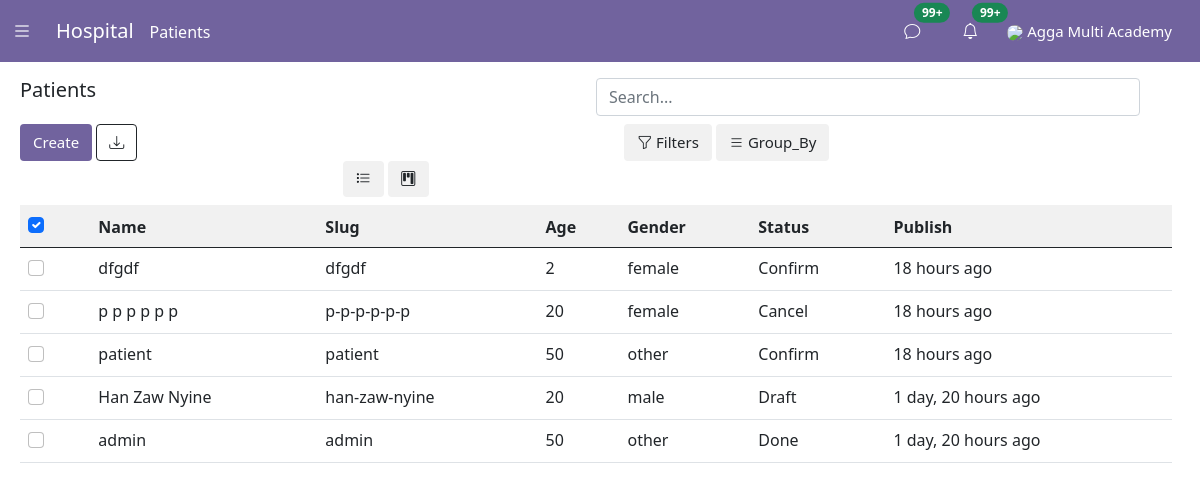
Before: / with the older database file.
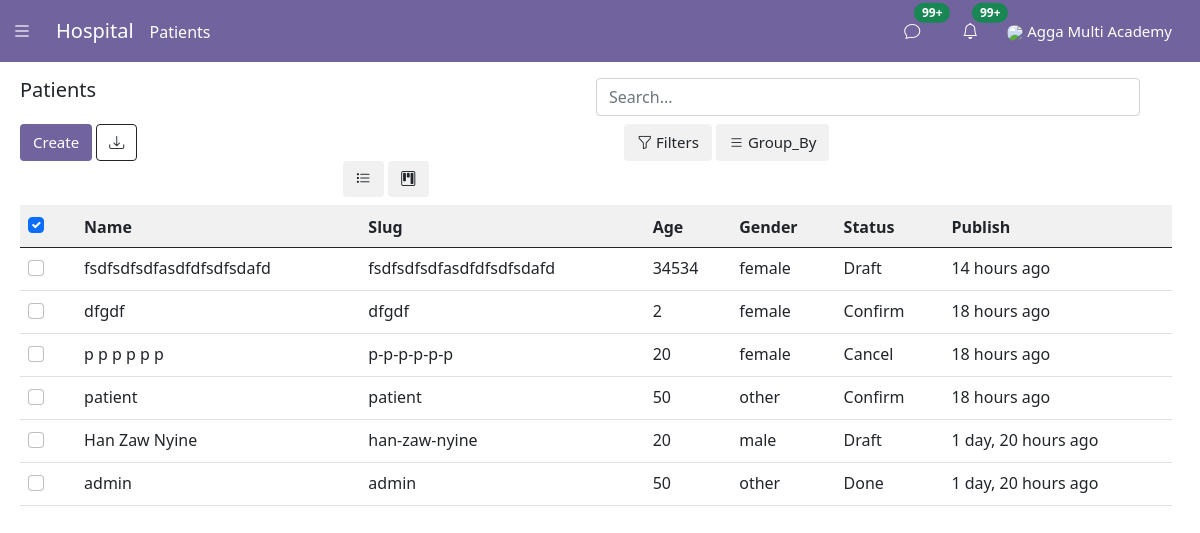
After: the same page with the newer database file.
### hospital_management/models.py (models this page shows, shortened)
class HospitalPatient(models.Model):
    name = models.CharField(max_length=100)
    slug = models.SlugField(max_length=100, unique_for_date='publish')
    age = models.IntegerField()
    choices = [
        ('male', 'Male'),
        ('female', 'Female'),
        ('other', 'Other')
    ]
    gender = models.CharField(max_length=50, choices=choices, default='other')
    note = models.TextField()
    state_choices = [
        ('draft', 'Draft'),
        ('confirm', 'Confirmed'),
        ('done', 'Done'),
        ('cancel', 'Cancel')
    ]
    state = models.CharField(max_length=50, choices=state_choices, default='draft')
    publish = models.DateTimeField(default=timezone.now)
    created = models.DateTimeField(auto_now_add=True)
    draft = DraftManager()
    confirm = ConfirmManager()
    done = DoneManager()
    cancel = CancelManager()
    objects = models.Manager()
    class Meta:
        ordering = ('-publish',)

### hospital_management/views.py (the view)
# urls.py: path('', patient_list,name="patient_list"),
def patient_list(request):
    patients = HospitalPatient.objects.all()
    return render(request, 'hospital_management/patient/patient_list.html', {"patients": patients})

### hospital_management/templates/hospital_management/patient/patient_list.html (shortened to what this page needs)
{% extends 'hospital_management/base.html' %}
{% load humanize %}
{% block content %}
    <div style="width: 98%;" class="mx-2 row">
        <div class="row">
            <span class="col h5">Patients</span>
            <form class="col d-flex">
                <input class="form-control me-2" type="search" placeholder="Search..." aria-label="Search">
            </form>
        </div>
        <div class="col mt-2">
            <a class="col btn text-white" href="{% url 'HospitalManagement:patient_create' %}"
               style="background-color: #71639e;font-size: 15px">Create
            </a>
            <button class="col btn btn-outline-dark" type="submit" style="font-size: 15px">
                <i class="bi bi-download"></i>
            </button>
            <button class="col btn" type="submit" style="background-color:#f1f1f1;font-size: 15px;margin-left: 41.9%"
                    data-bs-toggle="dropdown" href="#" id="filterDropDown">
                <i class="bi bi-funnel"></i> Filters
            </button>
            <button class="col btn" type="submit" style="background-color:#f1f1f1;font-size: 15px;"
                    data-bs-toggle="dropdown" href="#" id="GroupByDropDown">
                <i class="bi bi-list"></i> Group_By
            </button>
            <a class="col btn" type="submit" style="background-color:#f1f1f1;font-size: 15px;margin-left: 28%"
               href="{% url 'HospitalManagement:patient_list_List' %}">
                <i class="bi bi-list-task" data-bs-toggle="tooltip" data-bs-placement="bottom"
                   title="List"></i>
            </a>
            <a class="col btn" type="submit" href="{% url 'HospitalManagement:patient_list_kanban' %}"
               style="background-color:#f1f1f1;font-size: 15px;">
                <i class="bi bi-kanban" data-bs-toggle="tooltip" data-bs-placement="bottom"
                   title="Kanban"></i>
            </a>
            {% if request.path == "/patient_list&type=kanban" %}
                <div class="mt-3" style="background-color: #f1f1f1; width: 100%">
                    <a href="{% url 'HospitalManagement:patient_create' %}" style="text-decoration: none"
                       class="row row-cols-1 row-cols-md-3 g-4 mt-3 mb-3 mx-2 text-dark">
                        {% for patient in patients %}
                            <div class="col ">
                                <div class="shadow-lg p-3 mb-2 bg-body rounded">
                                    <div class="card-body">
                                        <h5 class="card-title">{{ patient.name }}</h5>
                                        <p class="card-text">Age : {{ patient.age }}</p>
                                        <p class="card-text">Gender : {{ patient.gender }}</p>
                                        <p class="card-text">Status : {{ patient.state }}</p>
                                        <p class="card-text">Publish : <i
                                                class="text-muted">{{ patient.publish|naturaltime }}</i></p>
                                    </div>
                                </div>
                            </div>
                        {% endfor %}
                    </a>
                </div>
            {% else %}
                <table class="table mt-2 table-responsive">
                    <thead style="background-color: #f1f1f1">
                    <tr>
                        <th scope="col">
                            <div class="form-check">
                                <input class="form-check-input" type="checkbox" value="" id="flexCheckChecked" checked>
                            </div>
                        </th>
                        <th scope="col">Name</th>
                        <th scope="col">Slug</th>
                        <th scope="col">Age</th>
                        <th scope="col">Gender</th>
                        <th scope="col">Status</th>
                        <th scope="col">Publish</th>
                    </tr>
                    </thead>
                    <tbody>
                    {% for patient in patients %}
                        <tr>
                            <td>
                                <div class="form-check">
                                    <input class="form-check-input" type="checkbox" value="" id="flexCheckChecked">
                                </div>
                            </td>
                            <td>{{ patient.name }}</td>
                            <td>{{ patient.slug }}</td>
                            <td>{{ patient.age }}</td>
                            <td>{{ patient.gender }}</td>
                            <td class="text-capitalize">{{ patient.state }}</td>
                            <td>{{ patient.publish|naturaltime }}</td>
                        </tr>
                    {% endfor %}
                    </tbody>
                </table>
            {% endif %}
        </div>
    </div>
{% endblock content %}

### hospital_management/templates/hospital_management/base.html (shortened to what this page needs)
{% load static %}
<!doctype html>
<html lang="en">
<head>
    <link href="https://cdn.jsdelivr.net/npm/bootstrap@5.0.2/dist/css/bootstrap.min.css" rel="stylesheet"
>
    <link rel="stylesheet" href="{% static 'hospital_management/css/base.css' %}">
    <link rel="stylesheet" href="https://cdn.jsdelivr.net/npm/bootstrap-icons@1.8.1/font/bootstrap-icons.css">
</head>
<body>
{% include 'hospital_management/components/nav.html' %}
<div class="mt-3">
    {% block content %}
    {% endblock content %}
</div>
</body>
</html>

### hospital_management/templates/hospital_management/components/nav.html (shortened to what this page needs)
{% load static %}
<nav class="navbar navbar-expand-lg navbar-dark" id="navbar">
    <div class="container-fluid">
        <a class="navbar-brand" data-bs-toggle="dropdown" href="#" id="navbarDropdown">
            <i class="bi bi-list" style="font-size:20px"></i>
        </a>
        <div class="collapse navbar-collapse" id="navbarSupportedContent">
            <ul class="navbar-nav me-auto mb-2 mb-lg-0">
                <li class="nav-item">
                    <a class="nav-link active" aria-current="page" href="{% url 'HospitalManagement:patient_list_List' %}" style="font-size: 20px">Hospital</a>
                </li>
                <li class="nav-item">
                    <a class="nav-link mt-1 text-white" data-bs-toggle="dropdown" aria-current="page"
                       id="navPatients"
                       style="font-size: 16px">Patients</a>
                </li>
            </ul>
             <button type="button" class="me-3 btn text-white position-relative" data-bs-toggle="dropdown" href="#" id="messagedropdown">
                  <i class="bi bi-chat text-white"></i>
                <span class="position-absolute top-0 start-100 translate-middle badge rounded-pill bg-success">
                    99+
                </span>
            </button>
              <button type="button" class="me-3 btn text-white position-relative" data-bs-toggle="dropdown" href="#" id="notidropdown">
                  <i class="bi bi-bell text-white"></i>
                <span class="position-absolute top-0 start-100 translate-middle badge rounded-pill bg-success">
                    99+
                </span>
            </button>
            <a class="navbar-brand text-white" data-bs-toggle="dropdown" href="#" id="profileDropDown"
               style="font-size: 15px">
                <img src="{% static 'hospital_management/image/IG-annvmariv-1024x1016.webp' %}"
                     class="rounded-circle o_user_avatar" style="width: 30px"/>
                Agga Multi Academy
            </a>
        </div>
    </div>
</nav>

### hospital_management/static/hospital_management/css/base.css (style rules this page uses)
body { background-color: white; }
#navbar { background-color: #71639e; }

Changed rows visible on the page:
added HospitalPatient: name "fsdfsdfsdfasdfdfsdfsdafd", slug "fsdfsdfsdfasdfdfsdfsdafd", age "34534", gender "female", state "Draft", publish "14 hours ago"
